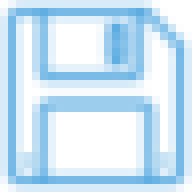
#> input picture docs/_images/save_24.png, 24 x 24 px, found by its file name (shown 8 times larger)
$ python vscode_icons.py
#> lines starting #> are read from the running program, lines starting #| are printed output that depends on the picture
#!/usr/bin/env python3
"""vscode_icons.py  –  Re-colour gmgpy toolbar icons to VS Code monochrome style.

Every visible pixel's RGB is replaced with #C5C5C5 (VS Code icon grey) while
the alpha channel is preserved, so anti-aliased edges remain correct on a dark
toolbar background.  The `off_F` disabled icon is dimmed to #646464.

Run from the repository root:
    conda run -n pygmt python src/gmgpy/icons/vscode_icons.py
"""

from PIL import Image
import os

ICONS_DIR = os.path.dirname(os.path.abspath(__file__))

# VS Code icon colours
GREY    = (197, 197, 197)   # #C5C5C5  — normal icons
DIM     = (100, 100, 100)   # #646464  — disabled / off-state icons

# (filename, colour)
ICONS = [
    # ── toolbar 24 px ──────────────────────────────────────────────────────
    ('save_24.png',            GREY),
    ('load_24.png',            GREY),
    ('G_24.png',               GREY),
    ('V_24.png',               GREY),
    ('M_24.png',               GREY),
    ('C_24.png',               GREY),
    ('large_up_24.png',        GREY),
    ('large_down_24.png',      GREY),
    ('small_up_24.png',        GREY),
    ('small_down_24.png',      GREY),
    ('zoom_in_24.png',         GREY),
    ('zoom_out_24.png',        GREY),
    ('full_extent_24.png',     GREY),
    ('pan_24.png',             GREY),
    ('left_small_24.png',      GREY),
    ('right_small_24.png',     GREY),
    ('large_left_24.png',      GREY),
    ('large_right_24.png',     GREY),
    ('well_24.png',            GREY),
    ('F_24.png',               GREY),
    ('off_F_24.png',           DIM),   # disabled state
    ('faultline_24.png',       GREY),
    ('undo_24.png',            GREY),
    ('pinch_24.png',           GREY),
    # ── statusbar 16 px ────────────────────────────────────────────────────
    ('G_16.png',               GREY),
    ('V_16.png',               GREY),
    ('M_16.png',               GREY),
    ('T_16.png',               GREY),
    ('large_up_16.png',        GREY),
    ('python_16.png',          GREY),
]


def _recolour(path: str, rgb: tuple) -> None:
#> called with path = 'src/gmgpy/icons/save_24.png', rgb = (197, 197, 197)
    img = Image.open(path).convert('RGBA')
#> img is the input picture: PIL image 24x24 RGBA; mean R, G, B, A 42.9, 125.6, 181, 66
    r, g, b = rgb
    pixels = [(r, g, b, a) for _, _, _, a in img.getdata()]
#> pixels = 576 items, first 6: (197, 197, 197, 2), (197, 197, 197, 20), (197, 197, 197, 45), (197, 197, 197, 49), (197, 197, 197, 49), (197, 197, 197, 49)
    img.putdata(pixels)
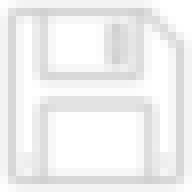
#> img: PIL image 24x24 RGBA (shown 8 times larger); mean R, G, B, A 197, 197, 197, 66; transparent parts drawn white
    img.save(path)
    print(f'  {os.path.basename(path)}')


if __name__ == '__main__':
    print('Re-colouring icons to VS Code style...')
    missing = []
    for name, colour in ICONS:
        path = os.path.join(ICONS_DIR, name)
        if os.path.exists(path):
            _recolour(path, colour)
        else:
            missing.append(name)
#> pass 2 of the loop `for name, colour in ICONS:`:
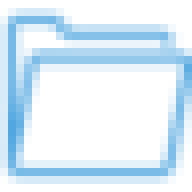
#> input picture docs/_images/load_24.png, 24 x 24 px, found by its file name (shown 8 times larger)
#> in _recolour, img is the input picture: PIL image 24x24 RGBA; mean R, G, B, A 36.7, 107.6, 155.1, 45
#> pixels = 576 items, first 6: (197, 197, 197, 0), (197, 197, 197, 0), (197, 197, 197, 0), (197, 197, 197, 0), (197, 197, 197, 0), (197, 197, 197, 0)
#> in _recolour (call 2), `img.putdata(pixels)`:
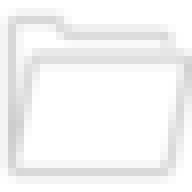
#> img: PIL image 24x24 RGBA (shown 8 times larger); mean R, G, B, A 197, 197, 197, 45; transparent parts drawn white
    if missing:
        print(f'\nNot found (skipped): {missing}')
    print('Done.')
